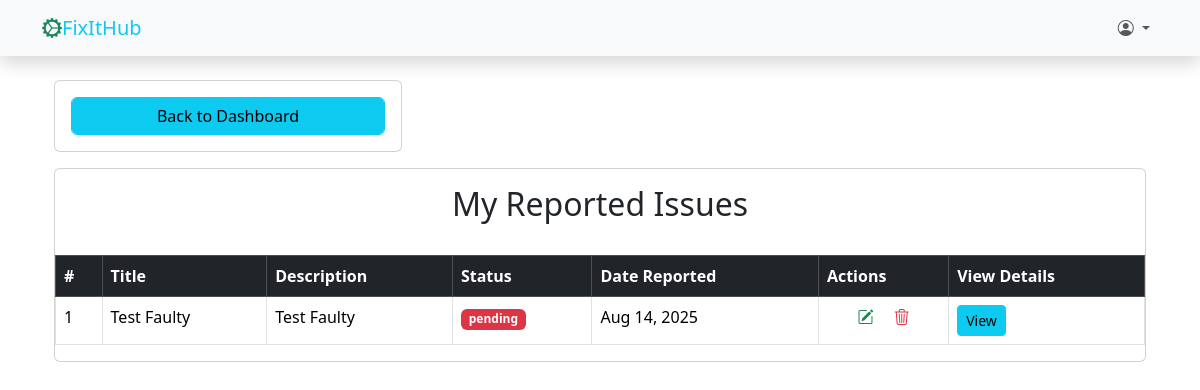
Page /issue/list/ (signed in) on the earlier database version.
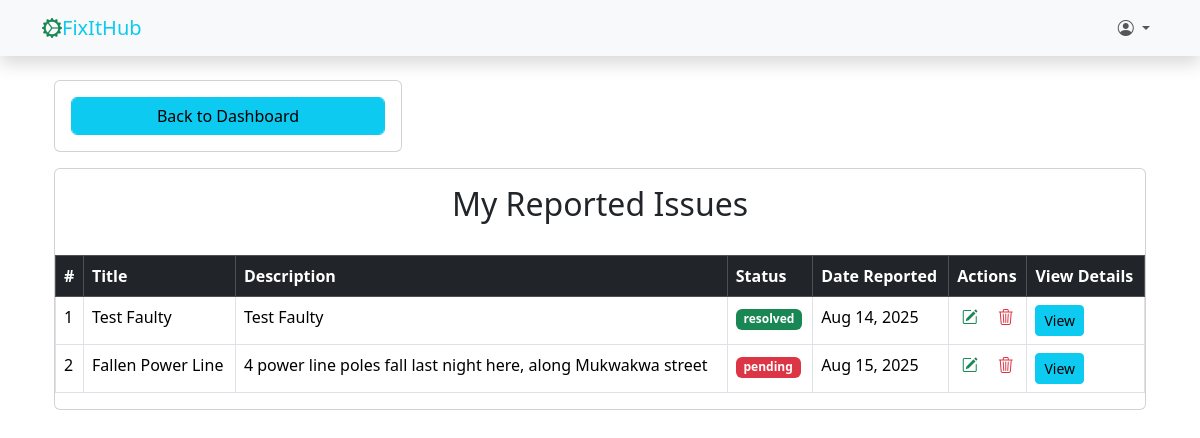
Same page on the later database version.
### main_app/models.py (models this page shows, shortened)
class Issue(models.Model):
    STATUS_CHOICES = (
        ('pending', 'Pending'),
        ('in_progress', 'In Progress'),
        ('resolved', 'Resolved'),
    )
    title = models.CharField(max_length=255)
    description = models.TextField()
    status = models.CharField(max_length=20, choices=STATUS_CHOICES, default='pending')
    category = models.ForeignKey(Category, null=True, blank=True, on_delete=models.SET_NULL)
    reported_by = models.ForeignKey(CustomUser, on_delete=models.SET_NULL, null=True, blank=True)
    created_at = models.DateTimeField(auto_now_add=True)
    updated_at = models.DateTimeField(auto_now=True)
    class Meta:
        db_table = 'issues'

### main_app/views.py (the view)
# urls.py: path('issue/list/', views.list_issue, name='list_issue'),
@login_required
def list_issue(request):
    user = request.user
    if user.user_type == 1:
        issues = Issue.objects.all()
    else:
        issues = Issue.objects.filter(reported_by = request.user)
    context = {
        'issues': issues
    }
    return render(request, 'main_app/list_issue.html', context)

### templates/main_app/list_issue.html (shortened to what this page needs)
{% extends 'partials/base.html' %}
{% block content %}
<div class="container">
    <div class="row mb-3">
        <div class="col-md-4">
            <div class="card">
                <div class="card-body">
                    <a href="{% url 'dashboard' %}" class="btn btn-info form-control">Back to Dashboard</a>
                </div>
            </div>
        </div>
    </div>
    <div class="row mb-3">
        <div class="col-md-12">
            <div class="card">
                <h2 class="card-title text-center mt-3">
                    {% if request.user.user_type == 1 %}
                        List Of All Reported Issues
                    {% else %}
                        My Reported Issues
                    {% endif %}
                </h2>
                <div class="row p-2 m-1">
                </div>
                {% if issues %}
                    <div class="table-responsive">
                        <table class="table table-bordered table-hover">
                            <thead class="table-dark">
                                <tr>
                                    <th>#</th>
                                    <th>Title</th>
                                    <th>Description</th>
                                    <th>Status</th>
                                    <th>Date Reported</th>
                                    <th>Actions</th>
                                    <th>View Details</th>
                                </tr>
                            </thead>
                            <tbody>
                                {% for issue in issues %}
                                    <tr>
                                        <td>{{ forloop.counter }}</td>
                                        <td>{{ issue.title }}</td>
                                        <td>{{ issue.description }}</td>
                                        <td>
                                            <span class="badge {% if issue.status == 'resolved' %}bg-success{% elif issue.status == 'in_progress' %}bg-warning{% else %}bg-danger{% endif %}">
                                                {{ issue.status }}
                                            </span>
                                        </td>
                                        <td>{{ issue.created_at|date:"M d, Y" }}</td>
                                        {% if request.user.user_type == 1 %}
                                            <td>
                                                <a href="{% url 'update_issue' issue.id %}" class="me-3 text-decoration-none">
                                                    <span class="text-success"><i class="bi bi-pencil-square"></i></span>
                                                </a>
                                                <a href="{% url 'delete_issue' issue.id %}">
                                                    <span class="text-danger"><i class="bi bi-trash3"></i></span>
                                                </a>
                                            </td>
                                        {% else %}
                                            <td class="text-center">
                                                <a href="{% url 'edit_my_issue' issue.id %}" class="me-3 text-decoration-none">
                                                    <span class="text-success"><i class="bi bi-pencil-square"></i></span>
                                                </a>
                                                <a href="{% url 'delete_my_issue' issue.id %}">
                                                    <span class="text-danger"><i class="bi bi-trash3"></i></span>
                                                </a>
                                            </td>
                                        {% endif %}
                                        <td>
                                            <a href="{% url 'issue_details' issue.pk %}" class="btn btn-info btn-sm">View</a>
                                        </td>
                                    </tr>
                                {% empty %}
                                    <tr><td colspan="5" class="text-center">No issues reported yet.</td></tr>
                                {% endfor %}
                            </tbody>
                        </table>
                    </div>
                {% endif %}
            </div>
        </div>
    </div>
{% endblock content %}

### templates/partials/base.html (shortened to what this page needs)
<!DOCTYPE html>
<html lang="en">
<head>
    <link href="https://cdn.jsdelivr.net/npm/bootstrap@5.3.7/dist/css/bootstrap.min.css" rel="stylesheet"
>
    <link rel="stylesheet" href="https://cdn.jsdelivr.net/npm/bootstrap-icons@1.13.1/font/bootstrap-icons.min.css">
</head>
<body>
    {% if user.is_authenticated %}
        {% include 'partials/_navbar.html' %}
    {% endif %}
        <div class="container mt-4">
            {% block content %}
            {% endblock content %}
        </div>
</body>
</html>

### templates/partials/_navbar.html (shortened to what this page needs)
<nav class="navbar navbar-expand-lg navbar-light bg-light shadow sticky-top">
    <div class="container">
        <a class="navbar-brand" href="#">
            <i class="bi bi-gear-wide-connected text-success"></i><span class="text-info">FixItHub</span>
        </a>
        <div class="collapse navbar-collapse" id="navbarSupportedContent">
            {% if user.is_authenticated %}
                <ul class="navbar-nav mb-2 mb-lg-0 ms-auto">
                    <li class="nav-item dropdown">
                        <a class="nav-link dropdown-toggle" href="#" role="button" data-bs-toggle="dropdown" aria-expanded="false">
                            {% if profile.profile_picture %}
                                <img src="{{ profile.profile_picture.url }}" alt="{{ user.username }}"
                                style="height: 36px; width: 36px; border-radius: 50%; object-fit: cover; border: 2px solid #14d2f3;">
                            {% else %}
                                <i class="bi bi-person-circle" style="height: 36px; width: 36px;"></i>
                            {% endif %}
                        </a>
                    </li>
                </ul>
            {% endif %}
        </div>
    </div>
</nav>

Differences in the rows shown:
changed Issue "Test Faulty": status "pending" → "resolved"
added Issue: title "Fallen Power Line", description "4 power line poles fall last night here, along Mukwakwa street", status "pending", created_at "Aug 15, 2025"
